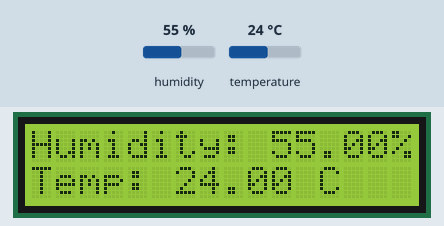
Simulated run of this sketch. Board: Arduino Uno, built with avr-gcc and run on an emulated ATmega328P. Shown: 16×2 character LCD. Inputs (shaded band) come from the test bench; at power-on: humidity 55 %, temperature 24 °C.

Above: at 1.2 s.
1.3 s: humidity set to 22 %
At 2.8 s:
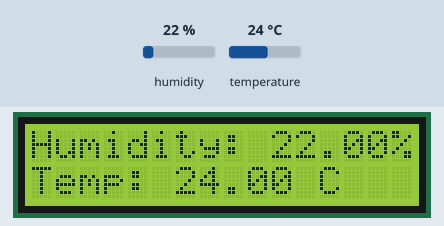
4.0 s: temperature set to 12 °C
At 4.8 s:
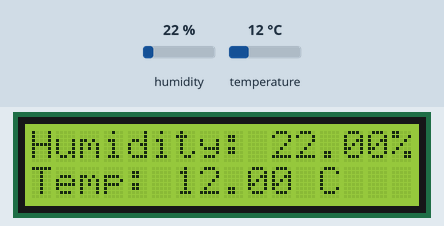
6.7 s: humidity set to 40 %
At 8.6 s:
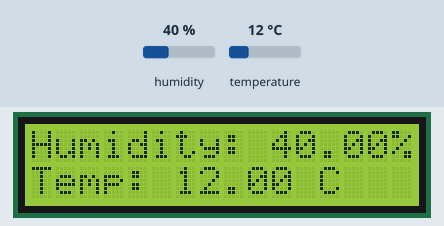
9.6 s: temperature set to 19 °C
At 10.5 s:
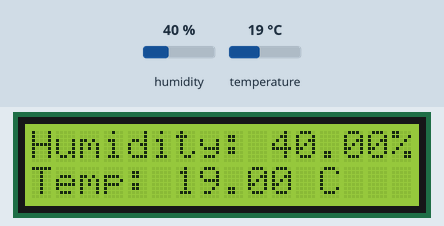
Timing chart, 0 to 12.6 s (numbered marks = the images above; inputs shaded):
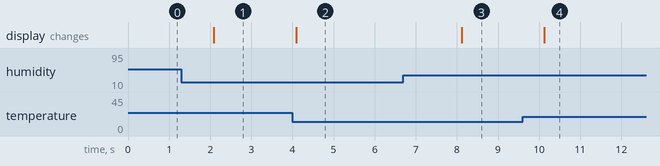

Measured:
- after the input at 1.3 s, the display: changes after 0.78 s (image 1)
- after the input at 4.0 s, the display: changes after 0.10 s (image 2)
- after the input at 6.7 s, the display: changes after 1.4 s (image 3)
- after the input at 9.6 s, the display: changes after 0.53 s (image 4)

The sketch:

DHT_with_LCD.ino
```cpp
/* DHT-22 sensor with 12c 16x2 LCD with Arduino uno
   Temperature   and humidity sensor displayed in LCD
   based on: http://www.ardumotive.com/how-to-use-dht-22-sensor-en.html   and
   https://www.ardumotive.com/i2clcden.html for the i2c LCD library by Michalis   Vasilakis
   Recompile by adhitadhitadhit
   Notes: use LCD i2c Library from   link above, i'm not sure why but new Liquidcristal library from Francisco Malpartida   isn't working for me
   other thing, check your */

//Libraries
#include   <dht.h> // sensor library using lib from https://www.ardumotive.com/how-to-use-dht-22-sensor-en.html
#include <LiquidCrystal.h>

LiquidCrystal lcd(12, 11, 5, 4, 3, 2);

dht DHT;

//Constants
#define   DHT22_PIN 7     // DHT 22  (AM2302) - pin used for DHT22

//Variables
float hum;  //Stores   humidity value
float temp; //Stores temperature value

void setup()
{
     Serial.begin(9600);
    lcd.begin(16, 2);
}

void   loop()
{
    int chk = DHT.read22(DHT22_PIN);
    //Read data and store   it to variables hum and temp
    hum = DHT.humidity;
    temp= DHT.temperature;
     //Print temp and humidity values to LCD
    lcd.setCursor(0,0);
    lcd.print("Humidity: ");
    lcd.print(hum);
    lcd.print("%");
    lcd.setCursor(0,1);
     lcd.print("Temp: ");
    lcd.print(temp);
    lcd.println(" C    ");
     delay(2000); //Delay 2 sec between temperature/humidity check.
}
```
